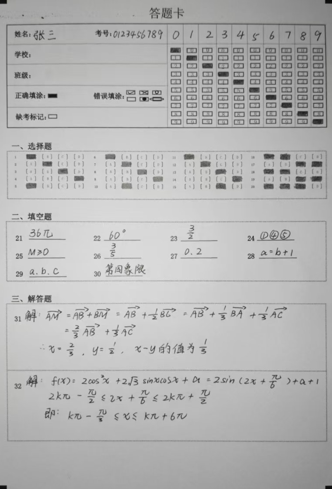
#> input picture answer_sheet2.png, 332 x 489 px
$ python correcting_paper.py
#> lines starting #> are read from the running program, lines starting #| are printed output that depends on the picture; after the words box and inside, x2 and y2 are one past the last pixel; in counts of white or black regions, pixels touching at a corner belong together
import cv2
import numpy as np
import matplotlib.pyplot as plt
from matplotlib.patches import Rectangle
import os

def is_point_in_region(x, y, region):
    """判断点是否在区域内"""
    return (region[0] <= x <= region[0] + region[2] and
            region[1] <= y <= region[1] + region[3])

def analyze_answer_sheet(image_path, standard_answers=None):
    """分析答题卡图像并评分"""
#> called with image_path = 'answer_sheet2.png'
    # 读取图像
    I = cv2.imread(image_path)
#> I is the input picture: shape (489, 332, 3); mean B, G, R 180.5, 180.6, 180.6
    if I is None:
        print(f"错误: 无法读取图像 {image_path}")
        return

    # 转换为灰度图
    gray = cv2.cvtColor(I, cv2.COLOR_BGR2GRAY)

    # 自适应二值化
    kun1 = cv2.adaptiveThreshold(gray, 255, cv2.ADAPTIVE_THRESH_GAUSSIAN_C,
                                cv2.THRESH_BINARY_INV, 11, 3)
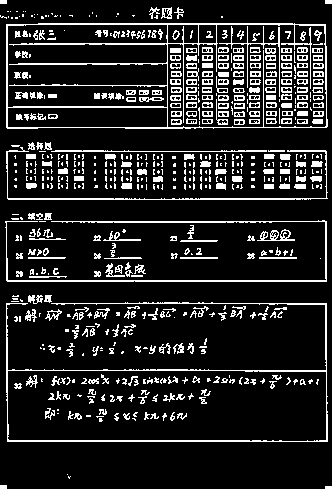
#> kun1: shape (489, 332); 13.9% white in thin lines or dots

    # Canny边缘检测
    kun2 = cv2.Canny(gray, 100, 200)
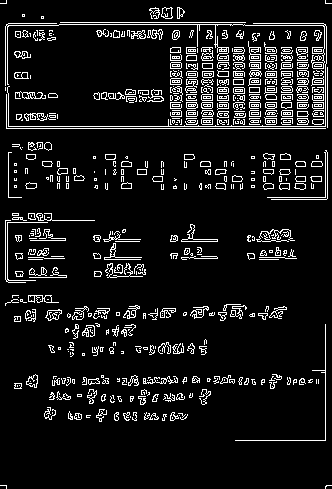
#> kun2: shape (489, 332); 9.2% white in thin lines or dots

    # 移除不需要的区域
    kun2[0:100, :] = 0
    kun2[140:322, :] = 0
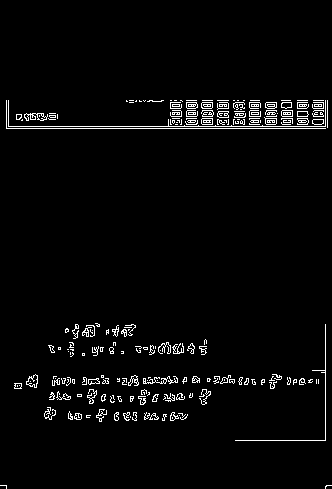
#> kun2: shape (489, 332); 3% white in thin lines or dots, all inside (x1, y1, x2, y2) = (0, 100, 332, 489)

    # 闭运算连接边缘
    se = cv2.getStructuringElement(cv2.MORPH_ELLIPSE, (5, 5))
    kun3 = cv2.morphologyEx(kun2, cv2.MORPH_CLOSE, se)
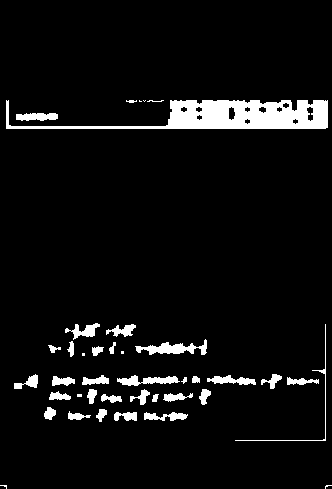
#> kun3: shape (489, 332); 5.9% white; 40 white regions (7 under 20 px)

    # 寻找轮廓并获取边界框
    contours, _ = cv2.findContours(kun3, cv2.RETR_EXTERNAL, cv2.CHAIN_APPROX_SIMPLE)
#> contours = 40 contours, 10 with area under 20; largest, box (x1, y1, x2, y2) and area: (6, 100, 328, 129) 4593, (135, 339, 207, 355) 428, (117, 375, 180, 386) 304, (16, 113, 58, 121) 226, (207, 375, 256, 385) 223
    stats = []
    for contour in contours:
        x, y, w, h = cv2.boundingRect(contour)
        if x > 10:  # 过滤掉左侧可能的干扰区域
            stats.append({'BoundingBox': (x, y, w, h)})
#> this loop made 40 passes
#> (x, y, w, h) on passes 1, 2, 3, 4, 5, 6, 7, 8, 9, 11, 12, 13: (325, 485, 7, 4), (0, 485, 7, 4), (144, 412, 44, 9), (114, 412, 23, 9), (68, 411, 23, 9), (96, 409, 11, 13), (44, 407, 12, 13), (152, 394, 7, 8), (101, 394, 21, 9), (163, 393, 30, 9), (49, 391, 22, 9), (199, 389, 12, 16)
#> (contour, x, y, w, h) on passes 10, 25, 26, 37, 38: ([[77, 394], [77, 396], [81, 396], [81, 394]], 77, 394, 5, 3), ([[82, 353], [82, 355], [84, 355], [84, 353]], 82, 353, 3, 3), ([[121, 351], [121, 353], [123, 353], [123, 351]], 121, 351, 3, 3), ([[143, 100], [144, 101], [145, 100], [144, 101]], 143, 100, 3, 2), ([[139, 100], [139, 101], [141, 101], [140, 101]], 139, 100, 3, 2)
#> after the loop, stats = 38 items

    # 创建可视化图像
    plt.figure(figsize=(10, 8))
    plt.imshow(cv2.cvtColor(I, cv2.COLOR_BGR2RGB))
    plt.title('标记位置')
    plt.axis('off')

    # 定义4个主要区域（按region1到region4顺序）
    regions = [
        (16, 100, 42, 200),   # region1
        (70, 100, 42, 200),   # region2
        (120, 100, 42, 200),  # region3
        (175, 100, 42, 200)   # region4
    ]

    # 定义A-D选项区域
    option_regions = [
        [(16, 100, 10, 200), (70, 100, 10, 200), (120, 100, 10, 200), (175, 100, 10, 200)],  # A
        [(30, 100, 10, 200), (80, 100, 10, 200), (130, 100, 10, 200), (184, 100, 10, 200)],  # B
        [(40, 100, 10, 200), (90, 100, 10, 200), (140, 100, 10, 200), (192, 100, 10, 200)],  # C
        [(50, 100, 10, 200), (100, 100, 10, 200), (150, 100, 10, 200), (200, 100, 10, 200)]   # D
    ]

    option_labels = ['A', 'B', 'C', 'D']  # 选项标签
    answers = []  # 存储答案（区域号, Y坐标, 选项）

    # 标记所有检测到的区域
    for stat in stats:
        x, y, w, h = stat['BoundingBox']
        rect = Rectangle((x, y), w, h, linewidth=2, edgecolor='r', facecolor='none')
        plt.gca().add_patch(rect)

        center_x = x + w/2
        center_y = y + h/2

        # 1. 先判断属于哪个主要区域(region1-4)
        region_num = 0
        for r, region in enumerate(regions):
            if is_point_in_region(center_x, center_y, region):
                region_num = r + 1
                break

        # 2. 再判断选项
        option = ''
        for o, region_list in enumerate(option_regions):
            for ro, region_opt in enumerate(region_list):
                if is_point_in_region(center_x, center_y, region_opt):
                    option = option_labels[o]
                    break
            if option:
                break

        # 3. 存储有效答案
        if region_num > 0 and option:
            answers.append({'region': region_num, 'y': center_y, 'option': option,
                           'x_pos': center_x, 'y_pos': center_y})
#> this loop made 38 passes
#> (x, y, w, h, center_x, center_y) on passes 1 to 12: (325, 485, 7, 4, 328.5, 487), (144, 412, 44, 9, 166, 416.5), (114, 412, 23, 9, 125.5, 416.5), (68, 411, 23, 9, 79.5, 415.5), (96, 409, 11, 13, 101.5, 415.5), (44, 407, 12, 13, 50, 413.5), (152, 394, 7, 8, 155.5, 398), (101, 394, 21, 9, 111.5, 398.5), (77, 394, 5, 3, 79.5, 395.5), (163, 393, 30, 9, 178, 397.5), (49, 391, 22, 9, 60, 395.5), (199, 389, 12, 16, 205, 397)
#> after the loop, answers = 5 items

    # 结果排序与对比
    if answers:
        # 排序规则：先按区域号(region1-4)，再按Y坐标(从上到下)
        sorted_answers = sorted(answers, key=lambda x: (x['region'], x['y']))
#> sorted_answers = 5 items

        # 初始化正确题数
        correct_count = 0
        user_answers = ['' for _ in range(20)]  # 存储用户答案（最多20题）
#> user_answers = ['', '', '', '', '', '', '', '', '', '', '', '', '', '', '', '', '', '', '', '']
        question_idx = 0  # 当前题号索引

        # 处理region4的合并逻辑并对比答案
        prev_y = float('-inf')
        current_options = ''
        current_question = 0

        for ans in sorted_answers:
            reg = ans['region']
            y = ans['y']
            opt = ans['option']
            x_pos = ans['x_pos']
            y_pos = ans['y_pos']

            if reg == 4:
                # 判断y坐标是否相近（阈值3像素）
                if abs(y - prev_y) < 3:
                    # 相近，合并选项
                    current_options += opt
                else:
                    # 新行或非region4，处理已合并的选项
                    if current_options:
                        # 排序选项以便与标准答案对比
                        sorted_opts = ''.join(sorted(current_options))
                        user_answers[current_question] = sorted_opts
                        print(f'第{current_question+1}题: {sorted_opts}')
                        plt.text(x_pos, y_pos-5, f"{current_question+1}:{sorted_opts}",
                                color='blue', fontsize=10, fontweight='bold')

                        # 对比标准答案
                        if standard_answers and current_question < len(standard_answers):
                            std_ans = standard_answers[current_question]
                            if sorted_opts == std_ans:
                                correct_count += 1
                                plt.text(x_pos, y_pos+10, '✓', color='green', fontsize=12)
                            else:
                                plt.text(x_pos, y_pos+10, '✗', color='red', fontsize=12)

                    # 重置当前选项，更新题号
                    current_options = opt
                    current_question = question_idx
                    question_idx += 1

                prev_y = y
            else:
                # 非region4区域，直接处理单选项
                user_answers[question_idx] = opt
                print(f'第{question_idx+1}题: {opt}')
                plt.text(x_pos, y_pos-5, f"{question_idx+1}:{opt}",
                        color='blue', fontsize=10, fontweight='bold')

                # 对比标准答案
                if standard_answers and question_idx < len(standard_answers):
                    std_ans = standard_answers[question_idx]
                    if opt == std_ans:
                        correct_count += 1
                        plt.text(x_pos, y_pos+10, '✓', color='green', fontsize=12)
                    else:
                        plt.text(x_pos, y_pos+10, '✗', color='red', fontsize=12)

                question_idx += 1
#> this loop made 5 passes
#> (reg, y, opt, x_pos, y_pos, std_ans, correct_count) on pass 3: (3, 101, 'C', 144.5, 101, 'C', 1)
#> (reg, y, opt, x_pos, y_pos, std_ans) on passes 1, 2, 4, 5: (1, 117, 'B', 37, 117, 'A'), (3, 101, 'D', 155.5, 101, 'B'), (3, 101, 'C', 140.5, 101, 'D'), (3, 101.5, 'B', 131.5, 101.5, 'A')
#| 第1题: B
#| 第2题: D
#| 第3题: C
#| 第4题: C
#| 第5题: B
#> after the loop, correct_count = 1; question_idx = 5; user_answers = ['B', 'D', 'C', 'C', 'B', '', '', '', '', '', '', '', '', '', '', '', '', '', '', '']

        # 处理最后一组region4的合并选项
        if current_options and current_question < 20:
            sorted_opts = ''.join(sorted(current_options))
            user_answers[current_question] = sorted_opts
            print(f'第{current_question+1}题: {sorted_opts}')
            plt.text(x_pos, y_pos-5, f"{current_question+1}:{sorted_opts}",
                    color='blue', fontsize=10, fontweight='bold')

            # 对比标准答案
            if standard_answers and current_question < len(standard_answers):
                std_ans = standard_answers[current_question]
                if sorted_opts == std_ans:
                    correct_count += 1
                    plt.text(x_pos, y_pos+10, '✓', color='green', fontsize=12)
                else:
                    plt.text(x_pos, y_pos+10, '✗', color='red', fontsize=12)

        # 输出统计结果
        print('\n=== 答题统计 ===')
        total_questions = min(20, question_idx)
#> total_questions = 5
        print(f'正确题目数: {correct_count}/{total_questions}')
#| 正确题目数: 1/5
        print(f'正确率: {correct_count/total_questions*100:.1f}%')
#| 正确率: 20.0%

        # 输出详细对比
        print('\n=== 答案对比 ===')
        for q in range(20):
            user_ans = user_answers[q] if q < len(user_answers) else '未识别'
            std_ans = standard_answers[q] if standard_answers and q < len(standard_answers) else 'N/A'
            result = '正确' if user_ans == std_ans else '错误'
            print(f'第{q+1}题: 你的答案={user_ans} | 标准答案={std_ans} | {result}')
#> this loop made 20 passes
#| 第1题: 你的答案=B | 标准答案=A | 错误
#| 第2题: 你的答案=D | 标准答案=B | 错误
#| 第3题: 你的答案=C | 标准答案=C | 正确
#| 第4题: 你的答案=C | 标准答案=D | 错误
#| 第5题: 你的答案=B | 标准答案=A | 错误
#| 第6题: 你的答案= | 标准答案=A | 错误
#| 第7题: 你的答案= | 标准答案=B | 错误
#| 第8题: 你的答案= | 标准答案=C | 错误
#> (further printed lines are left out)

        plt.tight_layout()
        plt.show()
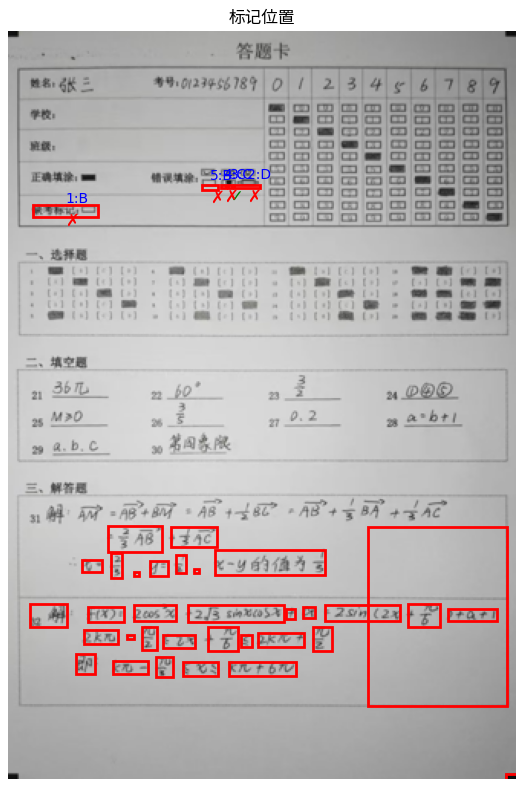
#> figure drawn by matplotlib, 1 panel
    else:
        print('警告: 未识别到任何答案，请检查区域坐标设置。')

if __name__ == "__main__":
    # 标准答案（20题）
    standard_answers = [
        'A', 'B', 'C', 'D', 'A',
        'A', 'B', 'C', 'D', 'B',
        'A', 'B', 'C', 'D', 'C',
        'AB', 'BC', 'BC', 'CD', 'ABC'
    ]

    # 请替换为你的图像路径
    image_path = r"answer_sheet2.png"

    # 确保中文能正常显示
    plt.rcParams["font.family"] = ["SimHei", "WenQuanYi Micro Hei", "Heiti TC"]

    analyze_answer_sheet(image_path, standard_answers)

$ run again, with answer_sheet1.png copied over answer_sheet2.png
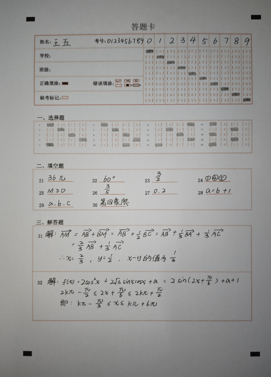
#> input picture answer_sheet1.png, 271 x 377 px
#> in analyze_answer_sheet, I is the input picture: shape (377, 271, 3); mean B, G, R 153.8, 155.2, 155.6
#> in analyze_answer_sheet, `kun1 = cv2.adaptiveThreshold(gray, 255, cv2.ADAPTIVE_THRESH_GAUSSIAN_C..`:
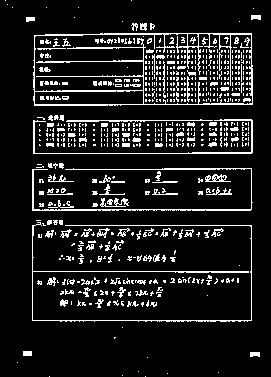
#> kun1: shape (377, 271); 11.5% white in thin lines or dots
#> kun3: shape (377, 271); 0.7% white; 21 white regions (7 under 20 px)
#> contours = 21 contours, 9 with area under 20; largest, box (x1, y1, x2, y2) and area: (37, 115, 65, 127) 113, (250, 351, 260, 357) 44, (23, 351, 32, 357) 38, (230, 127, 239, 132) 30, (165, 127, 174, 132) 27
#> the loop in analyze_answer_sheet, `for contour in contours:` made 21 passes
#> (x, y, w, h) on passes 1, 2, 3, 4, 5, 6, 7, 9: (250, 351, 10, 6), (23, 351, 9, 6), (230, 137, 9, 3), (187, 137, 8, 3), (133, 137, 8, 3), (78, 137, 9, 3), (201, 133, 3, 7), (68, 133, 8, 4)
#> after the loop in analyze_answer_sheet, `for contour in contours:`: stats = 21 items
#> the loop in analyze_answer_sheet, `for stat in stats:` made 21 passes
#> (x, y, w, h, center_x, center_y) on passes 1 to 8: (250, 351, 10, 6, 255, 354), (23, 351, 9, 6, 27.5, 354), (230, 137, 9, 3, 234.5, 138.5), (187, 137, 8, 3, 191, 138.5), (133, 137, 8, 3, 137, 138.5), (78, 137, 9, 3, 82.5, 138.5), (201, 133, 3, 7, 202.5, 136.5), (122, 133, 8, 4, 126, 135)
#> after the loop in analyze_answer_sheet, `for stat in stats:`: answers = 11 items
#> in analyze_answer_sheet, `user_answers = ['' for _ in range(20)]`: user_answers = ['', '', '', '', '', '', '', '', '', '', '', '', '', '', '', '', '', '', '', '']
#> the loop in analyze_answer_sheet, `for ans in sorted_answers:` made 11 passes
#> (reg, y, opt, x_pos, y_pos, std_ans, current_options, current_question) on pass 9: (4, 134.5, 'A', 180, 134.5, 'C', 'A', 8)
#> (printed output is left out)
#> after the loop in analyze_answer_sheet, `for ans in sorted_answers:`: correct_count = 2; question_idx = 9; user_answers = ['D', 'D', 'D', 'A', 'B', 'A', 'B', 'B', '', '', '', '', '', '', '', '', '', '', '', '']
#| 第9题: ABD
#> in analyze_answer_sheet, `std_ans = standard_answers[current_question]`: std_ans = 'D'
#> total_questions = 9
#| 正确题目数: 2/9
#| 正确率: 22.2%
#> the loop in analyze_answer_sheet, `for q in range(20):` made 20 passes
#> (printed output is left out)
#> in analyze_answer_sheet, `plt.show()`:
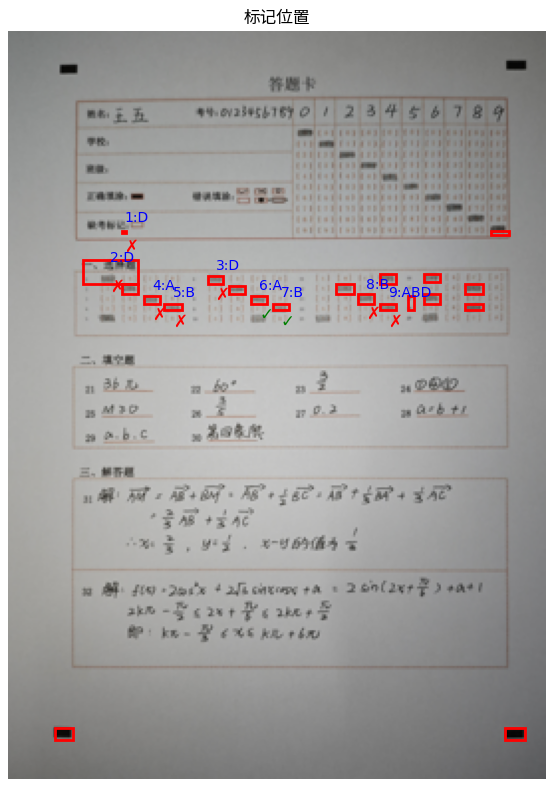
#> figure drawn by matplotlib, 1 panel
